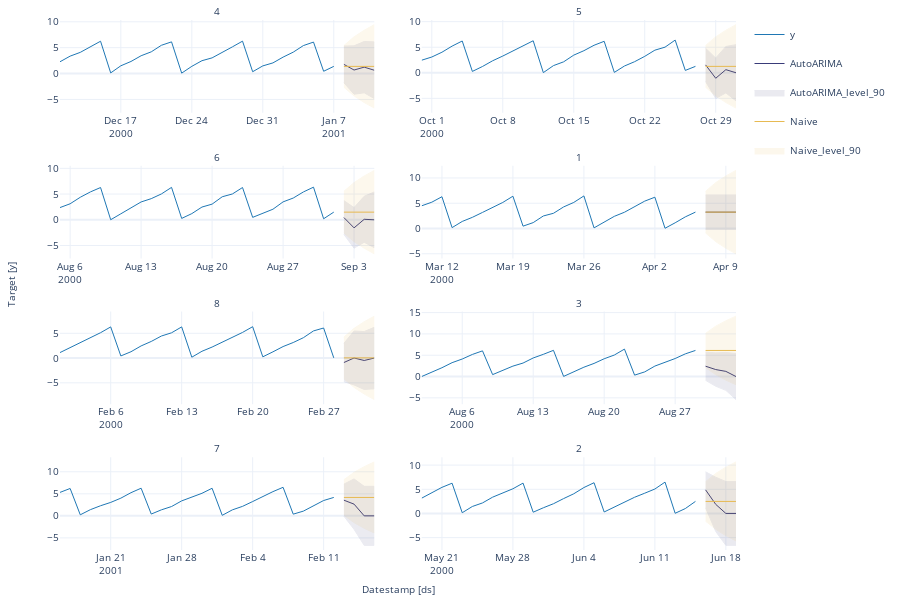

The notebook cell this image was saved under:
### Code cell
#| hide
fcst.plot(panel_df, fcsts_df, models=['AutoARIMA', 'Naive'], max_insample_length=28)

### Figure 1 — Plotly figure (JSON) as saved in the notebook; plotly's stock layout.template omitted (floating-point values rounded to 4 significant figures)
{"data": [{"legendgroup": "y", "line": {"color": "#1f77b4", "width": 1}, "mode": "lines", "name": "y", "showlegend": true, "type": "scatter", "x": ["2000-12-11T00:00:00", "2000-12-12T00:00:00", "2000-12-13T00:00:00", "2000-12-14T00:00:00", "2000-12-15T00:00:00", "2000-12-16T00:00:00", "2000-12-17T00:00:00", "2000-12-18T00:00:00", "2000-12-19T00:00:00", "2000-12-20T00:00:00", "2000-12-21T00:00:00", "2000-12-22T00:00:00", "2000-12-23T00:00:00", "2000-12-24T00:00:00", "2000-12-25T00:00:00", "2000-12-26T00:00:00", "2000-12-27T00:00:00", "2000-12-28T00:00:00", "2000-12-29T00:00:00", "2000-12-30T00:00:00", "2000-12-31T00:00:00", "2001-01-01T00:00:00", "2001-01-02T00:00:00", "2001-01-03T00:00:00", "2001-01-04T00:00:00", "2001-01-05T00:00:00", "2001-01-06T00:00:00", "2001-01-07T00:00:00"], "xaxis": "x", "y": [2.281, 3.365, 4.096, 5.206, 6.249, 0.1218, 1.499, 2.336, 3.442, 4.196, 5.462, 6.126, 0.07894, 1.393, 2.487, 3.031, 4.05, 5.159, 6.263, 0.3521, 1.478, 2.059, 3.178, 4.133, 5.404, 6.082, 0.4384, 1.387], "yaxis": "y"}, {"legendgroup": "y", "line": {"color": "#1f77b4", "width": 1}, "mode": "lines", "name": "y", "showlegend": false, "type": "scatter", "x": ["2000-09-30T00:00:00", "2000-10-01T00:00:00", "2000-10-02T00:00:00", "2000-10-03T00:00:00", "2000-10-04T00:00:00", "2000-10-05T00:00:00", "2000-10-06T00:00:00", "2000-10-07T00:00:00", "2000-10-08T00:00:00", "2000-10-09T00:00:00", "2000-10-10T00:00:00", "2000-10-11T00:00:00", "2000-10-12T00:00:00", "2000-10-13T00:00:00", "2000-10-14T00:00:00", "2000-10-15T00:00:00", "2000-10-16T00:00:00", "2000-10-17T00:00:00", "2000-10-18T00:00:00", "2000-10-19T00:00:00", "2000-10-20T00:00:00", "2000-10-21T00:00:00", "2000-10-22T00:00:00", "2000-10-23T00:00:00", "2000-10-24T00:00:00", "2000-10-25T00:00:00", "2000-10-26T00:00:00", "2000-10-27T00:00:00"], "xaxis": "x2", "y": [2.459, 3.085, 4.02, 5.215, 6.216, 0.2656, 1.235, 2.349, 3.271, 4.271, 5.334, 6.261, 0.03107, 1.406, 2.143, 3.451, 4.321, 5.382, 6.156, 0.07805, 1.326, 2.169, 3.215, 4.425, 5.011, 6.397, 0.4621, 1.253], "yaxis": "y2"}, {"legendgroup": "y", "line": {"color": "#1f77b4", "width": 1}, "mode": "lines", "name": "y", "showlegend": false, "type": "scatter", "x": ["2000-08-05T00:00:00", "2000-08-06T00:00:00", "2000-08-07T00:00:00", "2000-08-08T00:00:00", "2000-08-09T00:00:00", "2000-08-10T00:00:00", "2000-08-11T00:00:00", "2000-08-12T00:00:00", "2000-08-13T00:00:00", "2000-08-14T00:00:00", "2000-08-15T00:00:00", "2000-08-16T00:00:00", "2000-08-17T00:00:00", "2000-08-18T00:00:00", "2000-08-19T00:00:00", "2000-08-20T00:00:00", "2000-08-21T00:00:00", "2000-08-22T00:00:00", "2000-08-23T00:00:00", "2000-08-24T00:00:00", "2000-08-25T00:00:00", "2000-08-26T00:00:00", "2000-08-27T00:00:00", "2000-08-28T00:00:00", "2000-08-29T00:00:00", "2000-08-30T00:00:00", "2000-08-31T00:00:00", "2000-09-01T00:00:00"], "xaxis": "x3", "y": [2.377, 3.113, 4.376, 5.418, 6.271, 0.0137, 1.165, 2.296, 3.469, 4.109, 5.022, 6.298, 0.2705, 1.203, 2.477, 3.042, 4.476, 5.017, 6.269, 0.4728, 1.231, 2.055, 3.484, 4.226, 5.408, 6.341, 0.2029, 1.491], "yaxis": "y3"}, {"legendgroup": "y", "line": {"color": "#1f77b4", "width": 1}, "mode": "lines", "name": "y", "showlegend": false, "type": "scatter", "x": ["2000-03-10T00:00:00", "2000-03-11T00:00:00", "2000-03-12T00:00:00", "2000-03-13T00:00:00", "2000-03-14T00:00:00", "2000-03-15T00:00:00", "2000-03-16T00:00:00", "2000-03-17T00:00:00", "2000-03-18T00:00:00", "2000-03-19T00:00:00", "2000-03-20T00:00:00", "2000-03-21T00:00:00", "2000-03-22T00:00:00", "2000-03-23T00:00:00", "2000-03-24T00:00:00", "2000-03-25T00:00:00", "2000-03-26T00:00:00", "2000-03-27T00:00:00", "2000-03-28T00:00:00", "2000-03-29T00:00:00", "2000-03-30T00:00:00", "2000-03-31T00:00:00", "2000-04-01T00:00:00", "2000-04-02T00:00:00", "2000-04-03T00:00:00", "2000-04-04T00:00:00", "2000-04-05T00:00:00", "2000-04-06T00:00:00"], "xaxis": "x4", "y": [4.49, 5.203, 6.285, 0.1718, 1.394, 2.206, 3.18, 4.2, 5.151, 6.388, 0.4631, 1.163, 2.476, 3.007, 4.267, 5.152, 6.441, 0.1253, 1.339, 2.405, 3.216, 4.376, 5.415, 6.19, 0.04827, 1.128, 2.296, 3.238], "yaxis": "y4"}, {"legendgroup": "y", "line": {"color": "#1f77b4", "width": 1}, "mode": "lines", "name": "y", "showlegend": false, "type": "scatter", "x": ["2000-02-01T00:00:00", "2000-02-02T00:00:00", "2000-02-03T00:00:00", "2000-02-04T00:00:00", "2000-02-05T00:00:00", "2000-02-06T00:00:00", "2000-02-07T00:00:00", "2000-02-08T00:00:00", "2000-02-09T00:00:00", "2000-02-10T00:00:00", "2000-02-11T00:00:00", "2000-02-12T00:00:00", "2000-02-13T00:00:00", "2000-02-14T00:00:00", "2000-02-15T00:00:00", "2000-02-16T00:00:00", "2000-02-17T00:00:00", "2000-02-18T00:00:00", "2000-02-19T00:00:00", "2000-02-20T00:00:00", "2000-02-21T00:00:00", "2000-02-22T00:00:00", "2000-02-23T00:00:00", "2000-02-24T00:00:00", "2000-02-25T00:00:00", "2000-02-26T00:00:00", "2000-02-27T00:00:00", "2000-02-28T00:00:00"], "xaxis": "x5", "y": [1.111, 2.092, 3.239, 4.178, 5.12, 6.291, 0.4281, 1.278, 2.453, 3.358, 4.45, 5.101, 6.294, 0.1773, 1.372, 2.225, 3.206, 4.071, 5.177, 6.334, 0.2544, 1.26, 2.324, 3.138, 4.11, 5.484, 6.069, 0.0405], "yaxis": "y5"}, {"legendgroup": "y", "line": {"color": "#1f77b4", "width": 1}, "mode": "lines", "name": "y", "showlegend": false, "type": "scatter", "x": ["2000-08-02T00:00:00", "2000-08-03T00:00:00", "2000-08-04T00:00:00", "2000-08-05T00:00:00", "2000-08-06T00:00:00", "2000-08-07T00:00:00", "2000-08-08T00:00:00", "2000-08-09T00:00:00", "2000-08-10T00:00:00", "2000-08-11T00:00:00", "2000-08-12T00:00:00", "2000-08-13T00:00:00", "2000-08-14T00:00:00", "2000-08-15T00:00:00", "2000-08-16T00:00:00", "2000-08-17T00:00:00", "2000-08-18T00:00:00", "2000-08-19T00:00:00", "2000-08-20T00:00:00", "2000-08-21T00:00:00", "2000-08-22T00:00:00", "2000-08-23T00:00:00", "2000-08-24T00:00:00", "2000-08-25T00:00:00", "2000-08-26T00:00:00", "2000-08-27T00:00:00", "2000-08-28T00:00:00", "2000-08-29T00:00:00"], "xaxis": "x6", "y": [0.004345, 1.012, 2.072, 3.257, 4.111, 5.185, 6.028, 0.4556, 1.442, 2.449, 3.166, 4.356, 5.213, 6.151, 0.03521, 1.211, 2.194, 3.08, 4.175, 5.048, 6.436, 0.3338, 1.096, 2.459, 3.29, 4.228, 5.321, 6.127], "yaxis": "y6"}, {"legendgroup": "y", "line": {"color": "#1f77b4", "width": 1}, "mode": "lines", "name": "y", "showlegend": false, "type": "scatter", "x": ["2001-01-16T00:00:00", "2001-01-17T00:00:00", "2001-01-18T00:00:00", "2001-01-19T00:00:00", "2001-01-20T00:00:00", "2001-01-21T00:00:00", "2001-01-22T00:00:00", "2001-01-23T00:00:00", "2001-01-24T00:00:00", "2001-01-25T00:00:00", "2001-01-26T00:00:00", "2001-01-27T00:00:00", "2001-01-28T00:00:00", "2001-01-29T00:00:00", "2001-01-30T00:00:00", "2001-01-31T00:00:00", "2001-02-01T00:00:00", "2001-02-02T00:00:00", "2001-02-03T00:00:00", "2001-02-04T00:00:00", "2001-02-05T00:00:00", "2001-02-06T00:00:00", "2001-02-07T00:00:00", "2001-02-08T00:00:00", "2001-02-09T00:00:00", "2001-02-10T00:00:00", "2001-02-11T00:00:00", "2001-02-12T00:00:00"], "xaxis": "x7", "y": [5.322, 6.211, 0.2385, 1.407, 2.294, 3.047, 4.015, 5.256, 6.272, 0.4081, 1.365, 2.113, 3.397, 4.315, 5.117, 6.258, 0.12, 1.361, 2.151, 3.248, 4.449, 5.494, 6.479, 0.3852, 1.068, 2.234, 3.484, 4.177], "yaxis": "y7"}, {"legendgroup": "y", "line": {"color": "#1f77b4", "width": 1}, "mode": "lines", "name": "y", "showlegend": false, "type": "scatter", "x": ["2000-05-19T00:00:00", "2000-05-20T00:00:00", "2000-05-21T00:00:00", "2000-05-22T00:00:00", "2000-05-23T00:00:00", "2000-05-24T00:00:00", "2000-05-25T00:00:00", "2000-05-26T00:00:00", "2000-05-27T00:00:00", "2000-05-28T00:00:00", "2000-05-29T00:00:00", "2000-05-30T00:00:00", "2000-05-31T00:00:00", "2000-06-01T00:00:00", "2000-06-02T00:00:00", "2000-06-03T00:00:00", "2000-06-04T00:00:00", "2000-06-05T00:00:00", "2000-06-06T00:00:00", "2000-06-07T00:00:00", "2000-06-08T00:00:00", "2000-06-09T00:00:00", "2000-06-10T00:00:00", "2000-06-11T00:00:00", "2000-06-12T00:00:00", "2000-06-13T00:00:00", "2000-06-14T00:00:00", "2000-06-15T00:00:00"], "xaxis": "x8", "y": [3.162, 4.34, 5.398, 6.252, 0.1481, 1.443, 2.176, 3.369, 4.278, 5.101, 6.274, 0.2598, 1.174, 2.012, 3.074, 4.066, 5.354, 6.355, 0.3059, 1.336, 2.224, 3.348, 4.189, 5.05, 6.48, 0.03622, 1.01, 2.49], "yaxis": "y8"}, {"legendgroup": "AutoARIMA", "line": {"color": "#393b79", "width": 1}, "mode": "lines", "name": "AutoARIMA", "showlegend": true, "type": "scatter", "x": ["2001-01-08T00:00:00", "2001-01-09T00:00:00", "2001-01-10T00:00:00", "2001-01-11T00:00:00"], "xaxis": "x", "y": [1.771, 0.6798, 1.236, 0.639], "yaxis": "y"}, {"fill": "toself", "fillcolor": "#393b79", "legendgroup": "AutoARIMA_level_90", "line": {"color": "#393b79", "width": 1}, "mode": "lines", "name": "AutoARIMA_level_90", "opacity": 0.1, "showlegend": true, "type": "scatter", "x": ["2001-01-08T00:00:00.000000000", "2001-01-09T00:00:00.000000000", "2001-01-10T00:00:00.000000000", "2001-01-11T00:00:00.000000000", "2001-01-11T00:00:00.000000000", "2001-01-10T00:00:00.000000000", "2001-01-09T00:00:00.000000000", "2001-01-08T00:00:00.000000000"], "xaxis": "x", "y": [5.311, 5.353, 6.194, 6.118, -4.839, -3.721, -3.993, -1.77], "yaxis": "y"}, {"legendgroup": "Naive", "line": {"color": "#e7ba52", "width": 1}, "mode": "lines", "name": "Naive", "showlegend": true, "type": "scatter", "x": ["2001-01-08T00:00:00", "2001-01-09T00:00:00", "2001-01-10T00:00:00", "2001-01-11T00:00:00"], "xaxis": "x", "y": [1.387, 1.387, 1.387, 1.387], "yaxis": "y"}, {"fill": "toself", "fillcolor": "#e7ba52", "legendgroup": "Naive_level_90", "line": {"color": "#e7ba52", "width": 1}, "mode": "lines", "name": "Naive_level_90", "opacity": 0.1, "showlegend": true, "type": "scatter", "x": ["2001-01-08T00:00:00.000000000", "2001-01-09T00:00:00.000000000", "2001-01-10T00:00:00.000000000", "2001-01-11T00:00:00.000000000", "2001-01-11T00:00:00.000000000", "2001-01-10T00:00:00.000000000", "2001-01-09T00:00:00.000000000", "2001-01-08T00:00:00.000000000"], "xaxis": "x", "y": [5.42, 7.091, 8.373, 9.454, -6.68, -5.599, -4.317, -2.647], "yaxis": "y"}, {"legendgroup": "AutoARIMA", "line": {"color": "#393b79", "width": 1}, "mode": "lines", "name": "AutoARIMA", "showlegend": false, "type": "scatter", "x": ["2000-10-28T00:00:00", "2000-10-29T00:00:00", "2000-10-30T00:00:00", "2000-10-31T00:00:00"], "xaxis": "x2", "y": [1.545, -1.07, 0.6109, 0], "yaxis": "y2"}, {"fill": "toself", "fillcolor": "#393b79", "legendgroup": "AutoARIMA_level_90", "line": {"color": "#393b79", "width": 1}, "mode": "lines", "name": "AutoARIMA_level_90", "opacity": 0.1, "showlegend": false, "type": "scatter", "x": ["2000-10-28T00:00:00.000000000", "2000-10-29T00:00:00.000000000", "2000-10-30T00:00:00.000000000", "2000-10-31T00:00:00.000000000", "2000-10-31T00:00:00.000000000", "2000-10-30T00:00:00.000000000", "2000-10-29T00:00:00.000000000", "2000-10-28T00:00:00.000000000"], "xaxis": "x2", "y": [4.797, 2.89, 5.156, 5.5, -5.5, -3.934, -5.03, -1.706], "yaxis": "y2"}, {"legendgroup": "Naive", "line": {"color": "#e7ba52", "width": 1}, "mode": "lines", "name": "Naive", "showlegend": false, "type": "scatter", "x": ["2000-10-28T00:00:00", "2000-10-29T00:00:00", "2000-10-30T00:00:00", "2000-10-31T00:00:00"], "xaxis": "x2", "y": [1.253, 1.253, 1.253, 1.253], "yaxis": "y2"}, {"fill": "toself", "fillcolor": "#e7ba52", "legendgroup": "Naive_level_90", "line": {"color": "#e7ba52", "width": 1}, "mode": "lines", "name": "Naive_level_90", "opacity": 0.1, "showlegend": false, "type": "scatter", "x": ["2000-10-28T00:00:00.000000000", "2000-10-29T00:00:00.000000000", "2000-10-30T00:00:00.000000000", "2000-10-31T00:00:00.000000000", "2000-10-31T00:00:00.000000000", "2000-10-30T00:00:00.000000000", "2000-10-29T00:00:00.000000000", "2000-10-28T00:00:00.000000000"], "xaxis": "x2", "y": [5.336, 7.027, 8.325, 9.419, -6.913, -5.819, -4.521, -2.83], "yaxis": "y2"}, {"legendgroup": "AutoARIMA", "line": {"color": "#393b79", "width": 1}, "mode": "lines", "name": "AutoARIMA", "showlegend": false, "type": "scatter", "x": ["2000-09-02T00:00:00", "2000-09-03T00:00:00", "2000-09-04T00:00:00", "2000-09-05T00:00:00"], "xaxis": "x3", "y": [0.4357, -1.568, 0.09745, 0], "yaxis": "y3"}, {"fill": "toself", "fillcolor": "#393b79", "legendgroup": "AutoARIMA_level_90", "line": {"color": "#393b79", "width": 1}, "mode": "lines", "name": "AutoARIMA_level_90", "opacity": 0.1, "showlegend": false, "type": "scatter", "x": ["2000-09-02T00:00:00.000000000", "2000-09-03T00:00:00.000000000", "2000-09-04T00:00:00.000000000", "2000-09-05T00:00:00.000000000", "2000-09-05T00:00:00.000000000", "2000-09-04T00:00:00.000000000", "2000-09-03T00:00:00.000000000", "2000-09-02T00:00:00.000000000"], "xaxis": "x3", "y": [3.72, 2.373, 4.565, 5.417, -5.417, -4.37, -5.509, -2.849], "yaxis": "y3"}, {"legendgroup": "Naive", "line": {"color": "#e7ba52", "width": 1}, "mode": "lines", "name": "Naive", "showlegend": false, "type": "scatter", "x": ["2000-09-02T00:00:00", "2000-09-03T00:00:00", "2000-09-04T00:00:00", "2000-09-05T00:00:00"], "xaxis": "x3", "y": [1.491, 1.491, 1.491, 1.491], "yaxis": "y3"}, {"fill": "toself", "fillcolor": "#e7ba52", "legendgroup": "Naive_level_90", "line": {"color": "#e7ba52", "width": 1}, "mode": "lines", "name": "Naive_level_90", "opacity": 0.1, "showlegend": false, "type": "scatter", "x": ["2000-09-02T00:00:00.000000000", "2000-09-03T00:00:00.000000000", "2000-09-04T00:00:00.000000000", "2000-09-05T00:00:00.000000000", "2000-09-05T00:00:00.000000000", "2000-09-04T00:00:00.000000000", "2000-09-03T00:00:00.000000000", "2000-09-02T00:00:00.000000000"], "xaxis": "x3", "y": [5.545, 7.225, 8.513, 9.6, -6.617, -5.531, -4.242, -2.563], "yaxis": "y3"}, {"legendgroup": "AutoARIMA", "line": {"color": "#393b79", "width": 1}, "mode": "lines", "name": "AutoARIMA", "showlegend": false, "type": "scatter", "x": ["2000-04-07T00:00:00", "2000-04-08T00:00:00", "2000-04-09T00:00:00", "2000-04-10T00:00:00"], "xaxis": "x4", "y": [3.233, 3.233, 3.233, 3.233], "yaxis": "y4"}, {"fill": "toself", "fillcolor": "#393b79", "legendgroup": "AutoARIMA_level_90", "line": {"color": "#393b79", "width": 1}, "mode": "lines", "name": "AutoARIMA_level_90", "opacity": 0.1, "showlegend": false, "type": "scatter", "x": ["2000-04-07T00:00:00.000000000", "2000-04-08T00:00:00.000000000", "2000-04-09T00:00:00.000000000", "2000-04-10T00:00:00.000000000", "2000-04-10T00:00:00.000000000", "2000-04-09T00:00:00.000000000", "2000-04-08T00:00:00.000000000", "2000-04-07T00:00:00.000000000"], "xaxis": "x4", "y": [6.645, 6.645, 6.645, 6.645, -0.1799, -0.1799, -0.1799, -0.1799], "yaxis": "y4"}, {"legendgroup": "Naive", "line": {"color": "#e7ba52", "width": 1}, "mode": "lines", "name": "Naive", "showlegend": false, "type": "scatter", "x": ["2000-04-07T00:00:00", "2000-04-08T00:00:00", "2000-04-09T00:00:00", "2000-04-10T00:00:00"], "xaxis": "x4", "y": [3.238, 3.238, 3.238, 3.238], "yaxis": "y4"}, {"fill": "toself", "fillcolor": "#e7ba52", "legendgroup": "Naive_level_90", "line": {"color": "#e7ba52", "width": 1}, "mode": "lines", "name": "Naive_level_90", "opacity": 0.1, "showlegend": false, "type": "scatter", "x": ["2000-04-07T00:00:00.000000000", "2000-04-08T00:00:00.000000000", "2000-04-09T00:00:00.000000000", "2000-04-10T00:00:00.000000000", "2000-04-10T00:00:00.000000000", "2000-04-09T00:00:00.000000000", "2000-04-08T00:00:00.000000000", "2000-04-07T00:00:00.000000000"], "xaxis": "x4", "y": [7.367, 9.077, 10.39, 11.5, -5.019, -3.913, -2.601, -0.8905], "yaxis": "y4"}, {"legendgroup": "AutoARIMA", "line": {"color": "#393b79", "width": 1}, "mode": "lines", "name": "AutoARIMA", "showlegend": false, "type": "scatter", "x": ["2000-02-29T00:00:00", "2000-03-01T00:00:00", "2000-03-02T00:00:00", "2000-03-03T00:00:00"], "xaxis": "x5", "y": [-0.8951, 0.01778, -0.4875, 0.007351], "yaxis": "y5"}, {"fill": "toself", "fillcolor": "#393b79", "legendgroup": "AutoARIMA_level_90", "line": {"color": "#393b79", "width": 1}, "mode": "lines", "name": "AutoARIMA_level_90", "opacity": 0.1, "showlegend": false, "type": "scatter", "x": ["2000-02-29T00:00:00.000000000", "2000-03-01T00:00:00.000000000", "2000-03-02T00:00:00.000000000", "2000-03-03T00:00:00.000000000", "2000-03-03T00:00:00.000000000", "2000-03-02T00:00:00.000000000", "2000-03-01T00:00:00.000000000", "2000-02-29T00:00:00.000000000"], "xaxis": "x5", "y": [2.972, 5.457, 5.352, 6.211, -6.197, -6.327, -5.422, -4.762], "yaxis": "y5"}, {"legendgroup": "Naive", "line": {"color": "#e7ba52", "width": 1}, "mode": "lines", "name": "Naive", "showlegend": false, "type": "scatter", "x": ["2000-02-29T00:00:00", "2000-03-01T00:00:00", "2000-03-02T00:00:00", "2000-03-03T00:00:00"], "xaxis": "x5", "y": [0.0405, 0.0405, 0.0405, 0.0405], "yaxis": "y5"}, {"fill": "toself", "fillcolor": "#e7ba52", "legendgroup": "Naive_level_90", "line": {"color": "#e7ba52", "width": 1}, "mode": "lines", "name": "Naive_level_90", "opacity": 0.1, "showlegend": false, "type": "scatter", "x": ["2000-02-29T00:00:00.000000000", "2000-03-01T00:00:00.000000000", "2000-03-02T00:00:00.000000000", "2000-03-03T00:00:00.000000000", "2000-03-03T00:00:00.000000000", "2000-03-02T00:00:00.000000000", "2000-03-01T00:00:00.000000000", "2000-02-29T00:00:00.000000000"], "xaxis": "x5", "y": [4.253, 5.998, 7.337, 8.466, -8.385, -7.256, -5.917, -4.172], "yaxis": "y5"}, {"legendgroup": "AutoARIMA", "line": {"color": "#393b79", "width": 1}, "mode": "lines", "name": "AutoARIMA", "showlegend": false, "type": "scatter", "x": ["2000-08-30T00:00:00", "2000-08-31T00:00:00", "2000-09-01T00:00:00", "2000-09-02T00:00:00"], "xaxis": "x6", "y": [2.421, 1.644, 1.213, 0], "yaxis": "y6"}, {"fill": "toself", "fillcolor": "#393b79", "legendgroup": "AutoARIMA_level_90", "line": {"color": "#393b79", "width": 1}, "mode": "lines", "name": "AutoARIMA_level_90", "opacity": 0.1, "showlegend": false, "type": "scatter", "x": ["2000-08-30T00:00:00.000000000", "2000-08-31T00:00:00.000000000", "2000-09-01T00:00:00.000000000", "2000-09-02T00:00:00.000000000", "2000-09-02T00:00:00.000000000", "2000-09-01T00:00:00.000000000", "2000-08-31T00:00:00.000000000", "2000-08-30T00:00:00.000000000"], "xaxis": "x6", "y": [5.73, 5.561, 5.663, 5.409, -5.409, -3.238, -2.273, -0.8877], "yaxis": "y6"}, {"legendgroup": "Naive", "line": {"color": "#e7ba52", "width": 1}, "mode": "lines", "name": "Naive", "showlegend": false, "type": "scatter", "x": ["2000-08-30T00:00:00", "2000-08-31T00:00:00", "2000-09-01T00:00:00", "2000-09-02T00:00:00"], "xaxis": "x6", "y": [6.127, 6.127, 6.127, 6.127], "yaxis": "y6"}, {"fill": "toself", "fillcolor": "#e7ba52", "legendgroup": "Naive_level_90", "line": {"color": "#e7ba52", "width": 1}, "mode": "lines", "name": "Naive_level_90", "opacity": 0.1, "showlegend": false, "type": "scatter", "x": ["2000-08-30T00:00:00.000000000", "2000-08-31T00:00:00.000000000", "2000-09-01T00:00:00.000000000", "2000-09-02T00:00:00.000000000", "2000-09-02T00:00:00.000000000", "2000-09-01T00:00:00.000000000", "2000-08-31T00:00:00.000000000", "2000-08-30T00:00:00.000000000"], "xaxis": "x6", "y": [10.15, 11.82, 13.09, 14.17, -1.919, -0.841, 0.4377, 2.104], "yaxis": "y6"}, {"legendgroup": "AutoARIMA", "line": {"color": "#393b79", "width": 1}, "mode": "lines", "name": "AutoARIMA", "showlegend": false, "type": "scatter", "x": ["2001-02-13T00:00:00", "2001-02-14T00:00:00", "2001-02-15T00:00:00", "2001-02-16T00:00:00"], "xaxis": "x7", "y": [3.552, 2.656, 0, 0], "yaxis": "y7"}, {"fill": "toself", "fillcolor": "#393b79", "legendgroup": "AutoARIMA_level_90", "line": {"color": "#393b79", "width": 1}, "mode": "lines", "name": "AutoARIMA_level_90", "opacity": 0.1, "showlegend": false, "type": "scatter", "x": ["2001-02-13T00:00:00.000000000", "2001-02-14T00:00:00.000000000", "2001-02-15T00:00:00.000000000", "2001-02-16T00:00:00.000000000", "2001-02-16T00:00:00.000000000", "2001-02-15T00:00:00.000000000", "2001-02-14T00:00:00.000000000", "2001-02-13T00:00:00.000000000"], "xaxis": "x7", "y": [7.191, 8.376, 6.697, 6.697, -6.697, -6.697, -3.063, -0.08763], "yaxis": "y7"}, {"legendgroup": "Naive", "line": {"color": "#e7ba52", "width": 1}, "mode": "lines", "name": "Naive", "showlegend": false, "type": "scatter", "x": ["2001-02-13T00:00:00", "2001-02-14T00:00:00", "2001-02-15T00:00:00", "2001-02-16T00:00:00"], "xaxis": "x7", "y": [4.177, 4.177, 4.177, 4.177], "yaxis": "y7"}, {"fill": "toself", "fillcolor": "#e7ba52", "legendgroup": "Naive_level_90", "line": {"color": "#e7ba52", "width": 1}, "mode": "lines", "name": "Naive_level_90", "opacity": 0.1, "showlegend": false, "type": "scatter", "x": ["2001-02-13T00:00:00.000000000", "2001-02-14T00:00:00.000000000", "2001-02-15T00:00:00.000000000", "2001-02-16T00:00:00.000000000", "2001-02-16T00:00:00.000000000", "2001-02-15T00:00:00.000000000", "2001-02-14T00:00:00.000000000", "2001-02-13T00:00:00.000000000"], "xaxis": "x7", "y": [8.211, 9.882, 11.16, 12.25, -3.892, -2.811, -1.529, 0.142], "yaxis": "y7"}, {"legendgroup": "AutoARIMA", "line": {"color": "#393b79", "width": 1}, "mode": "lines", "name": "AutoARIMA", "showlegend": false, "type": "scatter", "x": ["2000-06-16T00:00:00", "2000-06-17T00:00:00", "2000-06-18T00:00:00", "2000-06-19T00:00:00"], "xaxis": "x8", "y": [4.876, 1.881, 0, 0], "yaxis": "y8"}, {"fill": "toself", "fillcolor": "#393b79", "legendgroup": "AutoARIMA_level_90", "line": {"color": "#393b79", "width": 1}, "mode": "lines", "name": "AutoARIMA_level_90", "opacity": 0.1, "showlegend": false, "type": "scatter", "x": ["2000-06-16T00:00:00.000000000", "2000-06-17T00:00:00.000000000", "2000-06-18T00:00:00.000000000", "2000-06-19T00:00:00.000000000", "2000-06-19T00:00:00.000000000", "2000-06-18T00:00:00.000000000", "2000-06-17T00:00:00.000000000", "2000-06-16T00:00:00.000000000"], "xaxis": "x8", "y": [8.601, 7.496, 6.599, 6.599, -6.599, -6.599, -3.735, 1.151], "yaxis": "y8"}, {"legendgroup": "Naive", "line": {"color": "#e7ba52", "width": 1}, "mode": "lines", "name": "Naive", "showlegend": false, "type": "scatter", "x": ["2000-06-16T00:00:00", "2000-06-17T00:00:00", "2000-06-18T00:00:00", "2000-06-19T00:00:00"], "xaxis": "x8", "y": [2.49, 2.49, 2.49, 2.49], "yaxis": "y8"}, {"fill": "toself", "fillcolor": "#e7ba52", "legendgroup": "Naive_level_90", "line": {"color": "#e7ba52", "width": 1}, "mode": "lines", "name": "Naive_level_90", "opacity": 0.1, "showlegend": false, "type": "scatter", "x": ["2000-06-16T00:00:00.000000000", "2000-06-17T00:00:00.000000000", "2000-06-18T00:00:00.000000000", "2000-06-19T00:00:00.000000000", "2000-06-19T00:00:00.000000000", "2000-06-18T00:00:00.000000000", "2000-06-17T00:00:00.000000000", "2000-06-16T00:00:00.000000000"], "xaxis": "x8", "y": [6.576, 8.268, 9.567, 10.66, -5.682, -4.587, -3.289, -1.596], "yaxis": "y8"}], "layout": {"annotations": [{"font": {"size": 10}, "showarrow": false, "text": "4", "x": 0.2325, "xanchor": "center", "xref": "paper", "y": 1, "yanchor": "bottom", "yref": "paper"}, {"font": {"size": 10}, "showarrow": false, "text": "5", "x": 0.7675, "xanchor": "center", "xref": "paper", "y": 1, "yanchor": "bottom", "yref": "paper"}, {"font": {"size": 10}, "showarrow": false, "text": "6", "x": 0.2325, "xanchor": "center", "xref": "paper", "y": 0.725, "yanchor": "bottom", "yref": "paper"}, {"font": {"size": 10}, "showarrow": false, "text": "1", "x": 0.7675, "xanchor": "center", "xref": "paper", "y": 0.725, "yanchor": "bottom", "yref": "paper"}, {"font": {"size": 10}, "showarrow": false, "text": "8", "x": 0.2325, "xanchor": "center", "xref": "paper", "y": 0.45, "yanchor": "bottom", "yref": "paper"}, {"font": {"size": 10}, "showarrow": false, "text": "3", "x": 0.7675, "xanchor": "center", "xref": "paper", "y": 0.45, "yanchor": "bottom", "yref": "paper"}, {"font": {"size": 10}, "showarrow": false, "text": "7", "x": 0.2325, "xanchor": "center", "xref": "paper", "y": 0.175, "yanchor": "bottom", "yref": "paper"}, {"font": {"size": 10}, "showarrow": false, "text": "2", "x": 0.7675, "xanchor": "center", "xref": "paper", "y": 0.175, "yanchor": "bottom", "yref": "paper"}, {"font": {"size": 10}, "showarrow": false, "text": "Datestamp [ds]", "x": 0.5, "xanchor": "center", "xref": "paper", "y": 0, "yanchor": "top", "yref": "paper", "yshift": -30}, {"font": {"size": 10}, "showarrow": false, "text": "Target [y]", "textangle": -90, "x": 0, "xanchor": "right", "xref": "paper", "xshift": -40, "y": 0.5, "yanchor": "middle", "yref": "paper"}], "autosize": true, "font": {"size": 10}, "height": 600, "margin": {"b": 50, "l": 60, "r": 10, "t": 20}, "xaxis": {"anchor": "y", "domain": [0, 0.465], "showticklabels": true, "visible": true}, "xaxis2": {"anchor": "y2", "domain": [0.535, 1.0], "showticklabels": true, "visible": true}, "xaxis3": {"anchor": "y3", "domain": [0, 0.465], "showticklabels": true, "visible": true}, "xaxis4": {"anchor": "y4", "domain": [0.535, 1.0], "showticklabels": true, "visible": true}, "xaxis5": {"anchor": "y5", "domain": [0, 0.465], "showticklabels": true, "visible": true}, "xaxis6": {"anchor": "y6", "domain": [0.535, 1.0], "showticklabels": true, "visible": true}, "xaxis7": {"anchor": "y7", "domain": [0, 0.465], "showticklabels": true, "visible": true}, "xaxis8": {"anchor": "y8", "domain": [0.535, 1.0], "showticklabels": true, "visible": true}, "yaxis": {"anchor": "x", "domain": [0.825, 1]}, "yaxis2": {"anchor": "x2", "domain": [0.825, 1]}, "yaxis3": {"anchor": "x3", "domain": [0.55, 0.725]}, "yaxis4": {"anchor": "x4", "domain": [0.55, 0.725]}, "yaxis5": {"anchor": "x5", "domain": [0.275, 0.45]}, "yaxis6": {"anchor": "x6", "domain": [0.275, 0.45]}, "yaxis7": {"anchor": "x7", "domain": [0, 0.175]}, "yaxis8": {"anchor": "x8", "domain": [0, 0.175]}}}
